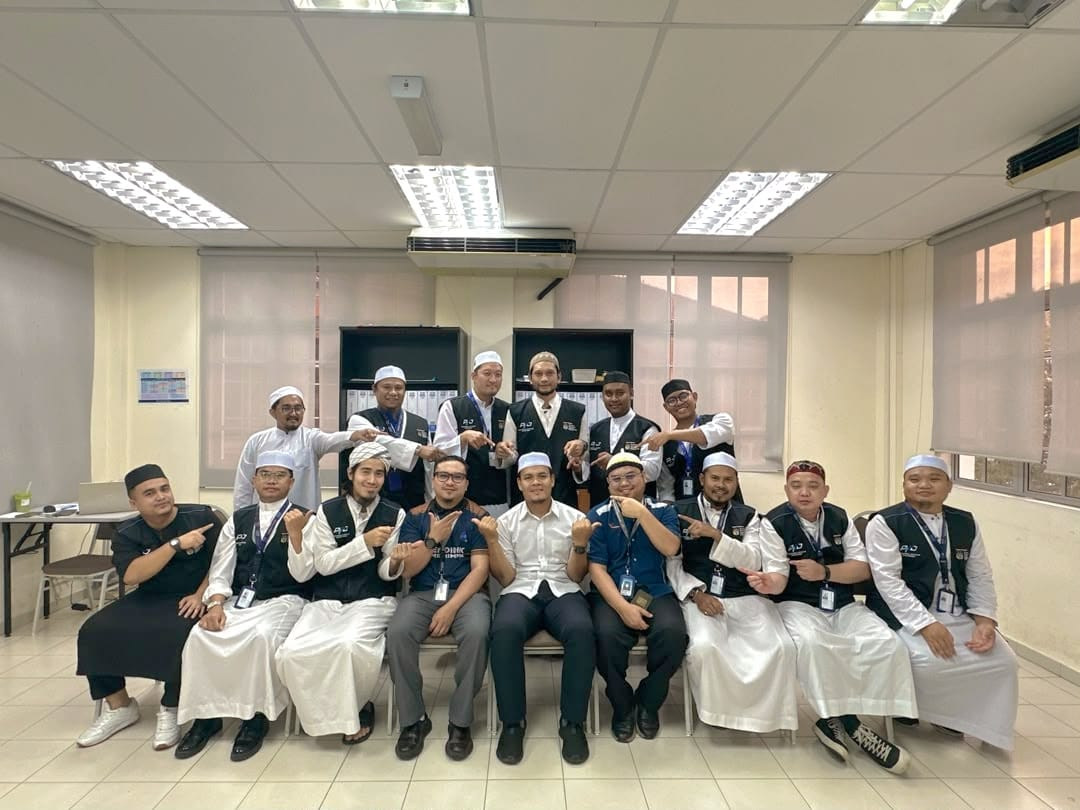
#> input picture assets/images/kumpulan_lelaki.jpg, 1080 x 810 px
$ python -i build_orbit.py   (imports and definitions only)
#> lines starting #> are read from the running program, lines starting #| are printed output that depends on the picture
#> further down, picture is the input picture: shape (810, 1080, 3); mean B, G, R 132.8, 146.5, 152.9
#!/usr/bin/env python3
"""Video penghargaan versi 2 "Orbit & Spotlight" (ceria): gambar/video kenangan mengorbit potret
Ustaz Dr. Mohd Nazri Bin Mat Yasin, dan setiap kenangan terbang dari orbit lalu di-zoom DEKAT satu-satu.

1920x1080 / 30fps / 96s, 120 BPM (1 bar = 2s). Muzik: assets/audio/muzik_happy.wav (make_music3.py).
Konfeti, denyutan ketukan dan perubahan laju orbit mengikut seksyen muzik.

Guna:
    python3 scripts/build_orbit.py --media <folder media> [--work <folder kerja>] [--preview 30]
"""
import argparse
import subprocess
import sys
from pathlib import Path

import cv2
import numpy as np
from PIL import Image, ImageDraw

sys.path.insert(0, str(Path(__file__).resolve().parent))
from build_tribute import (F_SANS_M, F_SANS_SB, F_SERIF, LOGO_FULL, LOGO_PLAIN, PORTRAIT, W, H, FPS,  # noqa: E402
                           logo_plate, night_bg, place, text_layer, run)

ROOT = Path(__file__).resolve().parent.parent
TOTAL = 96.0
BEAT = 0.5
# [1 line that did not run here, left out]
# [1 line that did not run here, left out]
BX, BY = 150, 125             # kedudukan lencana medalion semasa spotlight
MED_D = 440
PANEL_W, PANEL_H = 1200, 675
# [1 line that did not run here, left out]

OUTER = ["IMG-20261114-WA0057.jpg", "IMG-20261114-WA0073.jpg", "IMG-20261114-WA0014.jpg", "IMG-20261114-WA0033.jpg",
         "IMG-20261114-WA0081.jpg", "REQ2_women.jpg", "IMG-20261114-WA0036.jpg", "IMG-20261114-WA0091.jpg",
         "IMG-20261114-WA0077.jpg", "IMG-20261114-WA0066.jpg", "REQ5_women.jpg", "IMG-20261114-WA0093.jpg",
         "IMG-20261114-WA0082.jpg", "IMG-20261114-WA0044.jpg"]
INNER = ["IMG-20261114-WA0095.jpg", "IMG-20261114-WA0031.jpg", "IMG-20261114-WA0096.jpg", "IMG-20261114-WA0092.jpg",
         "IMG-20261114-WA0062.jpg", "IMG-20261114-WA0069.jpg", "REQ6_women.jpg", "IMG-20261114-WA0076.jpg",
         "VID-20261114-WA0071.mp4@3", "VID-20261114-WA0085.mp4@4"]
RINGS = [
    dict(name="outer", files=OUTER, R=740, y=0, w=300, dir=+1, speed=1.0, t_in=6.0),
    dict(name="inner", files=INNER, R=450, y=20, w=225, dir=-1, speed=1.35, t_in=8.0),
]

# (jenis, fail, mula dalam video) -- setiap spotlight 4 saat (2 bar)
SPOT_FILES = [
    ("img", "REQ1_men.jpg", 0), ("vid", "VID-20261114-WA0083.mp4", 1.5), ("vid", "VID-20261114-WA0085.mp4", 2.0),
    ("img", "REQ2_women.jpg", 0), ("vid", "VID-20261114-WA0070.mp4", 0.0), ("img", "REQ7_speaker.jpg", 0),
    ("vid", "VID-20261114-WA0072.mp4", 2.0), ("img", "REQ4_lunch.jpg", 0),
    ("vid", "VID-20261114-WA0084.mp4", 1.0), ("img", "REQ5_women.jpg", 0), ("vid", "VID-20261114-WA0074.mp4", 1.0),
    ("img", "REQ6_women.jpg", 0), ("vid", "VID-20261114-WA0080.mp4", 3.0), ("vid", "VID-20261114-WA0087.mp4", 1.0),
]
SPOT_T0 = [20 + 4 * i for i in range(8)] + [60 + 4 * i for i in range(6)]
SPOT_D = 4.0
SPOT_CAPS = ["Bermula dengan satu perjalanan…", "Bersama Ustaz, setiap hari ada ilmu baharu", "Suasana kelas yang kami rindui",
             "Para mutawwifah PMDIUC, bersama dalam perjuangan", "Nasihat dan bimbingan Ustaz kami simpan", "Terima kasih atas kesabaran Ustaz",
             "Ketawa dan belajar bersama-sama", "Meja makan, cerita dan gelak tawa",
             "Senyuman mutawwifah buat Ustaz", "Dari pendaftaran hingga ke dewan peperiksaan", "Ustaz sentiasa ada untuk kami",
             "Terima kasih daripada para mutawwifah", "Semoga sentiasa dalam lindungan Allah", "Kami akan sentiasa merindui Ustaz"]
SPOT_WINDOWS = [(20.0, 52.0), (60.0, 84.0)]


def smooth(x):
    x = np.clip(x, 0, 1)
    return x * x * (3 - 2 * x)


# [4 lines left out: function ease_out_back, not called in this run]


def pulse(t):
    return float(np.exp(-(t % BEAT) / 0.11)) if 12.0 <= t < 92 else 0.0


# [65 lines left out: functions presence, omega, load_image, make_card, make_medallion, glow_patch, not called in this run]


def make_panel(src_bgr, zoom=1.0):
    """Panel 16:9 berbingkai emas: latar kabur + gambar/bingkai video di tengah (zoom perlahan). BGRA 'premultiplied'."""
#> called with zoom = 1
    h, w = src_bgr.shape[:2]
    pw, ph = PANEL_W, PANEL_H
    sc = max(160 / w, 90 / h)
    small = cv2.resize(src_bgr, (max(160, int(w * sc) + 1), max(90, int(h * sc) + 1)), interpolation=cv2.INTER_AREA)
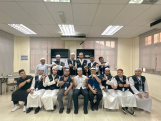
#> small: shape (121, 161, 3); mean B, G, R 132.8, 146.5, 152.9
    y0, x0 = (small.shape[0] - 90) // 2, (small.shape[1] - 160) // 2
    small = cv2.GaussianBlur(small[y0:y0 + 90, x0:x0 + 160], (0, 0), 2.2)
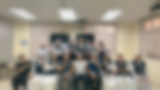
#> small: shape (90, 160, 3); mean B, G, R 130.3, 142.2, 148.9
    bg = (cv2.resize(small, (pw, ph), interpolation=cv2.INTER_CUBIC).astype(np.float32) * 0.5).astype(np.uint8)
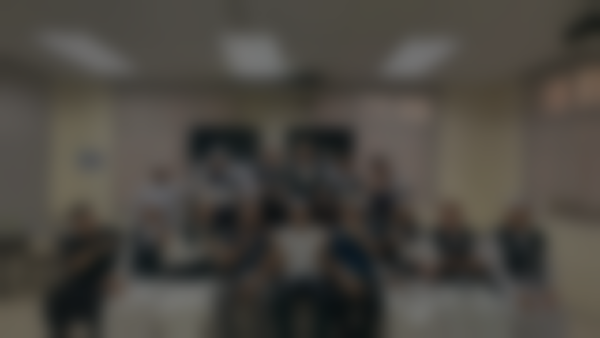
#> bg: shape (675, 1200, 3) (shown at 1/2 size); mean B, G, R 64.9, 70.9, 74.2
    fit = min((pw - 30) / w, (ph - 24) / h)
    fw, fh = int(w * fit), int(h * fit)
    if zoom > 1.0:
        cw, ch = int(w / zoom), int(h / zoom)
        cx0, cy0 = (w - cw) // 2, (h - ch) // 2
        src = src_bgr[cy0:cy0 + ch, cx0:cx0 + cw]
    else:
        src = src_bgr
    fg = cv2.resize(src, (fw, fh), interpolation=cv2.INTER_AREA if fit < 1 else cv2.INTER_CUBIC)
    fg = cv2.copyMakeBorder(fg, 5, 5, 5, 5, cv2.BORDER_CONSTANT, value=(98, 190, 232))
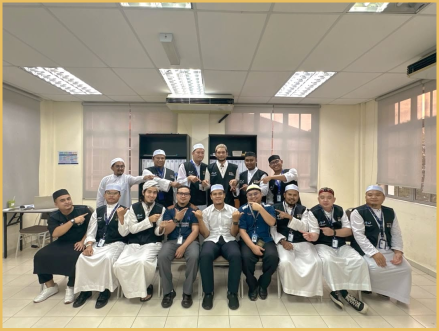
#> fg: shape (661, 878, 3) (shown at 1/2 size); mean B, G, R 131.8, 147.7, 155
    oy, ox = (ph - fg.shape[0]) // 2, (pw - fg.shape[1]) // 2
    bg[oy:oy + fg.shape[0], ox:ox + fg.shape[1]] = fg
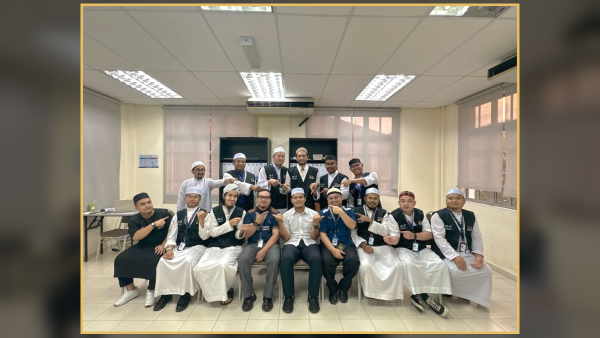
#> bg: shape (675, 1200, 3) (shown at 1/2 size); mean B, G, R 113.2, 126.7, 133.4
    panel = cv2.copyMakeBorder(bg, 9, 9, 9, 9, cv2.BORDER_CONSTANT, value=(98, 190, 232))
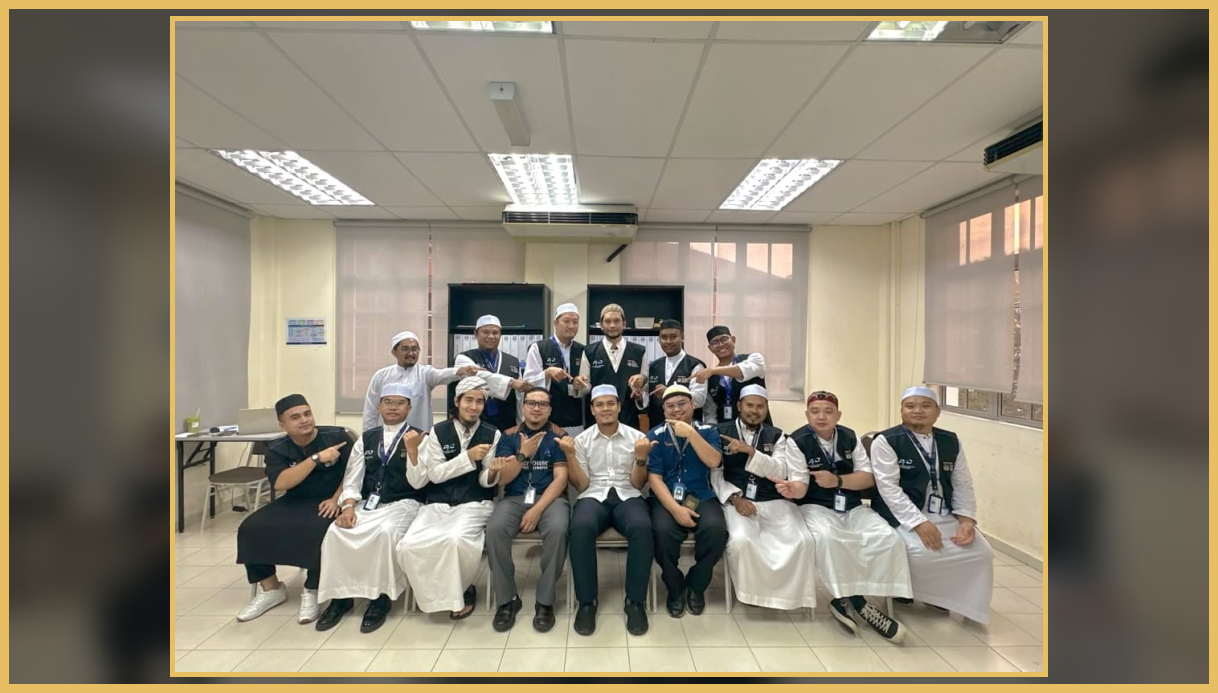
#> panel: shape (693, 1218, 3); mean B, G, R 112.5, 129.3, 137.4
    return np.concatenate([panel, np.full(panel.shape[:2] + (1,), 255, np.uint8)], -1)


# ---------------------------------------------------------------- geometri 3D
class Cam:
    # [48 lines left out: functions __init__, proj, draw_premult, add_glow, not called in this run]


class Confetti:
    COLORS = [(98, 190, 232), (255, 255, 255), (235, 200, 90), (150, 110, 245), (60, 160, 250), (210, 235, 120)]

    # [25 lines left out: functions __init__, draw, not called in this run]


# ---------------------------------------------------------------- adegan
class Scene:
    # [23 lines left out: function __init__, not called in this run]

    def theta(self, t):
        return float(np.interp(t, np.arange(len(self.Theta)) / FPS, self.Theta))

    # [236 lines left out: functions ring_cards, spot_frame, frame, _orbit_line, gradient_png, layers and 1 more, not called in this run]


# [2 lines not run here, left out]

>>> import cv2
>>> picture = cv2.imread('../assets/images/kumpulan_lelaki.jpg')
>>> result = make_panel(picture)

$ run again, on assets/images/kumpulan_muslimah.jpg
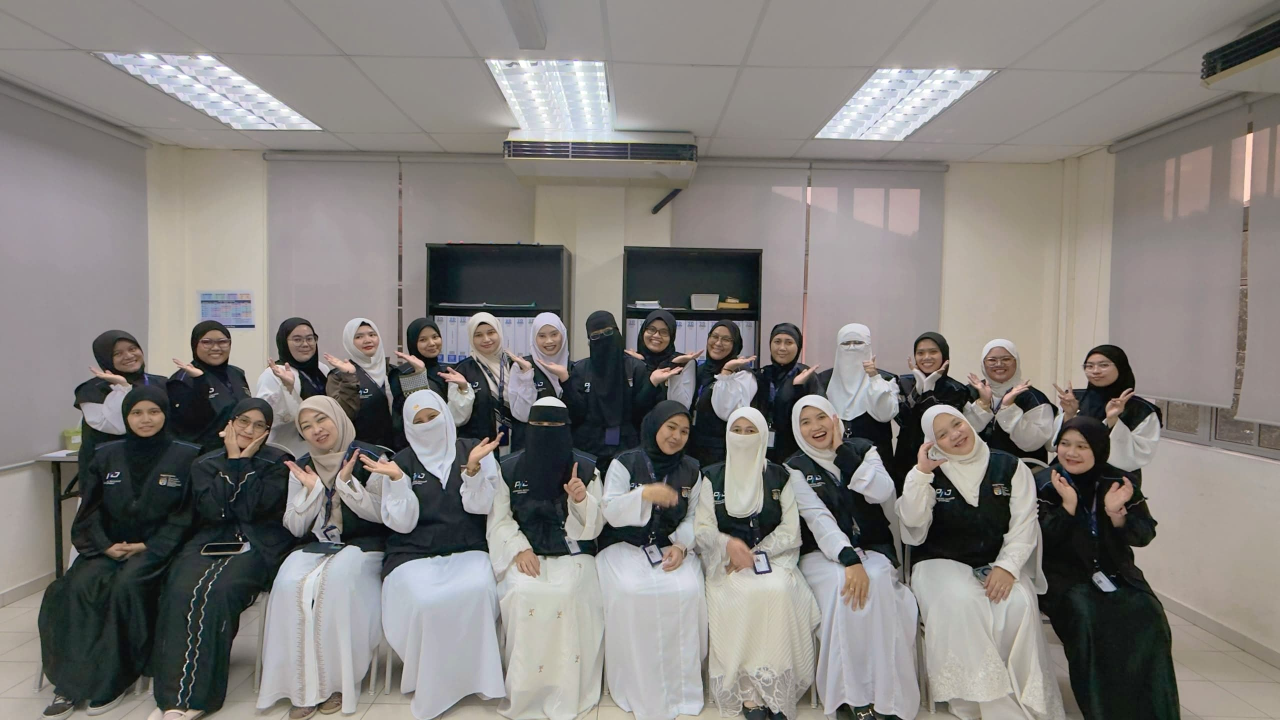
#> input picture assets/images/kumpulan_muslimah.jpg, 2560 x 1440 px (shown at 1/2 size)
#> picture is the input picture: shape (1440, 2560, 3); mean B, G, R 124, 127, 130.6
#> in make_panel, `bg = (cv2.resize(small, (pw, ph), interpolation=cv2.INTER_CUBIC).astyp..`:
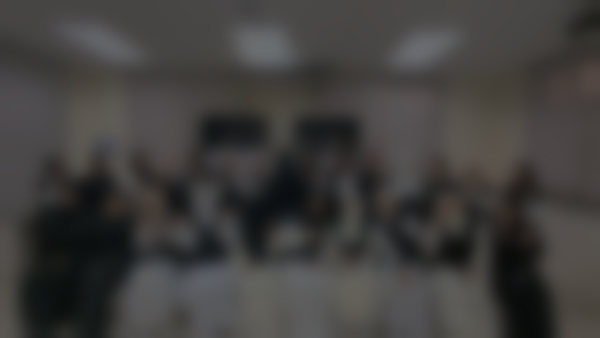
#> bg: shape (675, 1200, 3) (shown at 1/2 size); mean B, G, R 61.7, 63.1, 64.9
#> in make_panel, `panel = cv2.copyMakeBorder(bg, 9, 9, 9, 9, cv2.BORDER_CONSTANT, value=..`:
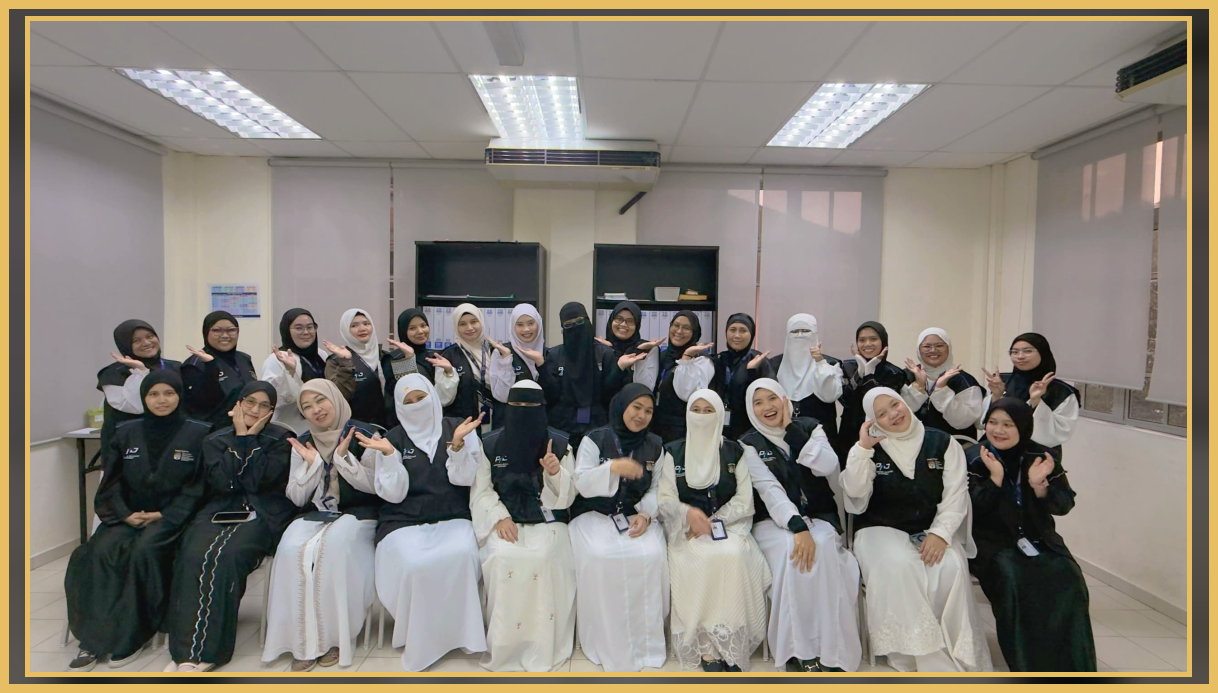
#> panel: shape (693, 1218, 3); mean B, G, R 119.8, 128.2, 134.2

$ run again, on assets/images/kumpulan_semua.jpg
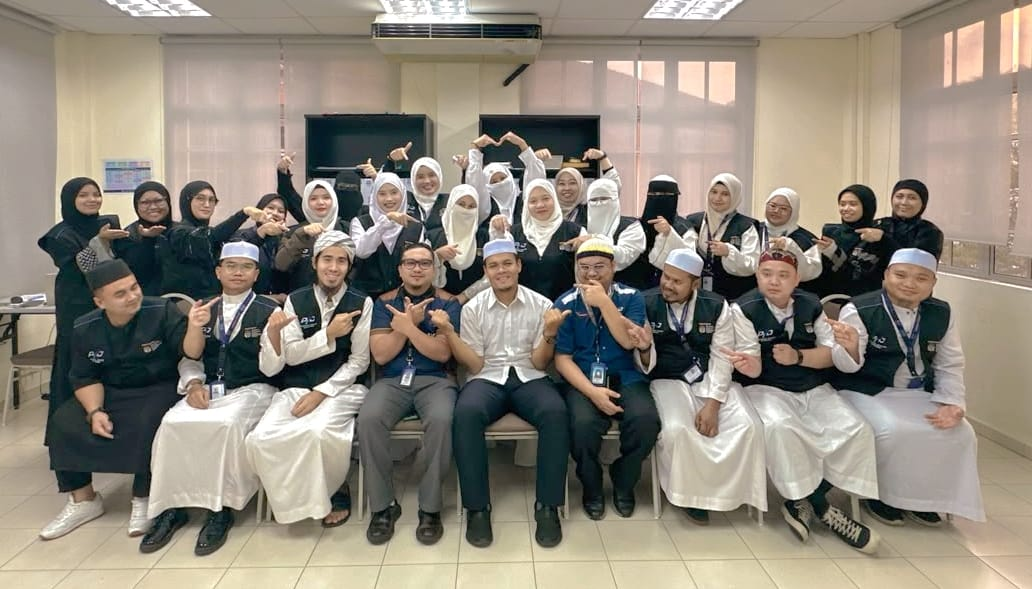
#> input picture assets/images/kumpulan_semua.jpg, 1032 x 589 px
#> picture is the input picture: shape (589, 1032, 3); mean B, G, R 122.8, 134.5, 142
#> in make_panel, `bg = (cv2.resize(small, (pw, ph), interpolation=cv2.INTER_CUBIC).astyp..`:
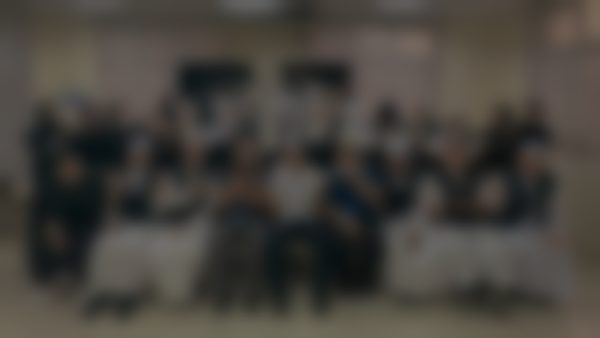
#> bg: shape (675, 1200, 3) (shown at 1/2 size); mean B, G, R 60.5, 66.2, 69.9
#> in make_panel, `panel = cv2.copyMakeBorder(bg, 9, 9, 9, 9, cv2.BORDER_CONSTANT, value=..`:
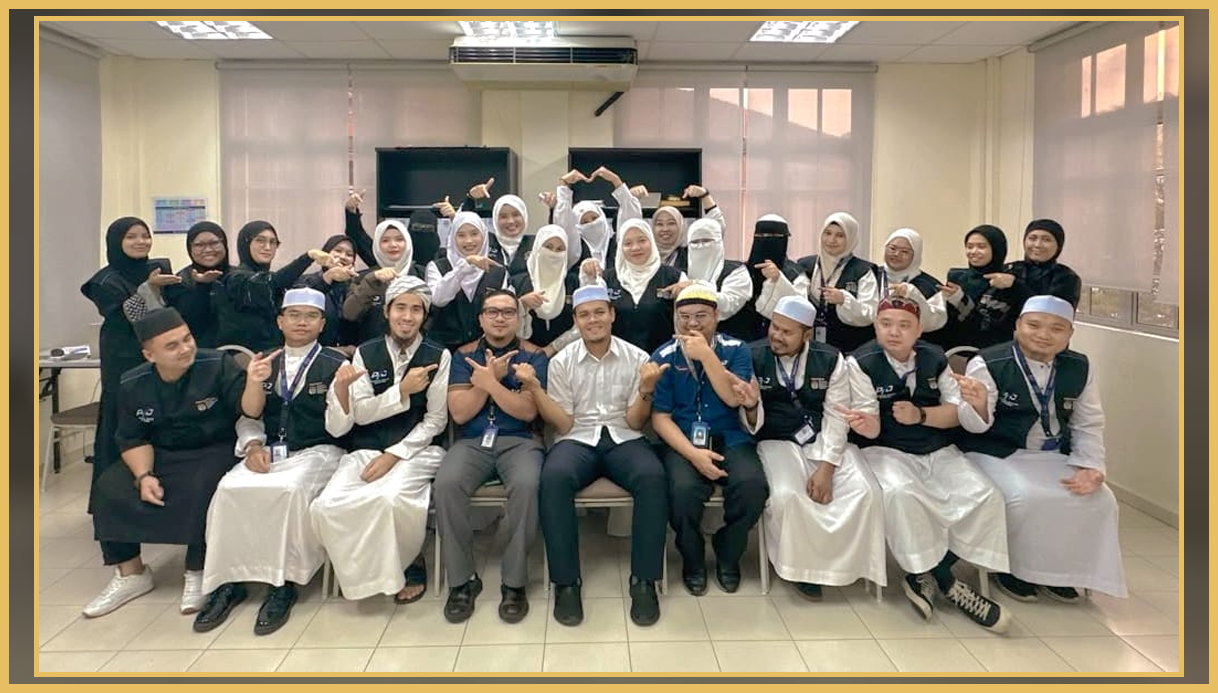
#> panel: shape (693, 1218, 3); mean B, G, R 118.2, 134.7, 144.3
